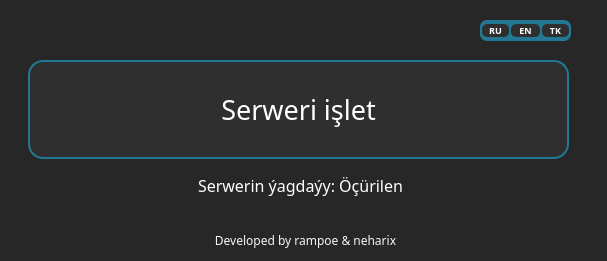
<?xml version="1.0" encoding="UTF-8"?>
<ui version="4.0">
 <class>djrun_window</class>
 <widget class="QMainWindow" name="djrun_window">
  <property name="windowModality">
   <enum>Qt::NonModal</enum>
  </property>
  <property name="geometry">
   <rect>
    <x>0</x>
    <y>0</y>
    <width>607</width>
    <height>261</height>
   </rect>
  </property>
  <property name="sizePolicy">
   <sizepolicy hsizetype="Fixed" vsizetype="Fixed">
    <horstretch>0</horstretch>
    <verstretch>0</verstretch>
   </sizepolicy>
  </property>
  <property name="font">
   <font>
    <family>OCR-A BT</family>
   </font>
  </property>
  <property name="cursor">
   <cursorShape>ArrowCursor</cursorShape>
  </property>
  <property name="mouseTracking">
   <bool>false</bool>
  </property>
  <property name="tabletTracking">
   <bool>false</bool>
  </property>
  <property name="acceptDrops">
   <bool>false</bool>
  </property>
  <property name="windowTitle">
   <string>djrun</string>
  </property>
  <property name="windowIcon">
   <iconset>
    <normaloff>icon.ico</normaloff>icon.ico</iconset>
  </property>
  <property name="styleSheet">
   <string notr="true">background-color: #272727;</string>
  </property>
  <property name="tabShape">
   <enum>QTabWidget::Rounded</enum>
  </property>
  <widget class="QWidget" name="djrun_widget">
   <widget class="QWidget" name="verticalLayoutWidget">
    <property name="geometry">
     <rect>
      <x>20</x>
      <y>60</y>
      <width>561</width>
      <height>101</height>
     </rect>
    </property>
    <layout class="QVBoxLayout" name="runserver_btn_layout">
     <property name="spacing">
      <number>7</number>
     </property>
     <property name="sizeConstraint">
      <enum>QLayout::SetDefaultConstraint</enum>
     </property>
    </layout>
   </widget>
   <widget class="QLabel" name="sign">
    <property name="geometry">
     <rect>
      <x>130</x>
      <y>230</y>
      <width>351</width>
      <height>20</height>
     </rect>
    </property>
    <property name="font">
     <font>
      <family>OCR A Extended</family>
     </font>
    </property>
    <property name="layoutDirection">
     <enum>Qt::LeftToRight</enum>
    </property>
    <property name="styleSheet">
     <string notr="true">color: whitesmoke;</string>
    </property>
    <property name="text">
     <string>Developed by rampoe &amp; neharix</string>
    </property>
    <property name="alignment">
     <set>Qt::AlignCenter</set>
    </property>
   </widget>
   <widget class="QLabel" name="label">
    <property name="geometry">
     <rect>
      <x>80</x>
      <y>170</y>
      <width>441</width>
      <height>31</height>
     </rect>
    </property>
    <property name="font">
     <font>
      <family>Swis721 LtEx BT</family>
      <pointsize>12</pointsize>
     </font>
    </property>
    <property name="styleSheet">
     <string notr="true">color: white;</string>
    </property>
    <property name="text">
     <string>Serwerin ýagdaýy: Öçürilen</string>
    </property>
    <property name="alignment">
     <set>Qt::AlignCenter</set>
    </property>
   </widget>
   <widget class="QFrame" name="lang_btns_layout">
    <property name="geometry">
     <rect>
      <x>480</x>
      <y>20</y>
      <width>91</width>
      <height>21</height>
     </rect>
    </property>
    <property name="styleSheet">
     <string notr="true">background-color: #237895;
border-radius: 7px;</string>
    </property>
    <layout class="QHBoxLayout" name="horizontalLayout">
     <property name="spacing">
      <number>2</number>
     </property>
     <property name="leftMargin">
      <number>0</number>
     </property>
     <property name="topMargin">
      <number>0</number>
     </property>
     <property name="rightMargin">
      <number>0</number>
     </property>
     <property name="bottomMargin">
      <number>0</number>
     </property>
     <item>
      <widget class="QPushButton" name="ru_lang_btn">
       <property name="font">
        <font>
         <family>Segoe UI Variable Display Semib</family>
         <pointsize>7</pointsize>
         <weight>75</weight>
         <bold>true</bold>
        </font>
       </property>
       <property name="styleSheet">
        <string notr="true">QPushButton{
	background-color: #2f2f2f;
	color: white;
	border-radius: 5px;
	margin-left: 2px;
}
QPushButton:hover{
	background-color: #5f5f5f;
}</string>
       </property>
       <property name="text">
        <string>RU</string>
       </property>
      </widget>
     </item>
     <item>
      <widget class="QPushButton" name="en_lang_btn">
       <property name="font">
        <font>
         <family>Segoe UI Variable Display Semib</family>
         <pointsize>7</pointsize>
         <weight>75</weight>
         <bold>true</bold>
        </font>
       </property>
       <property name="styleSheet">
        <string notr="true">QPushButton{
	background-color: #2f2f2f;
	color: white;
	border-radius: 5px;
}
QPushButton:hover{
	background-color: #5f5f5f;
}</string>
       </property>
       <property name="text">
        <string>EN</string>
       </property>
      </widget>
     </item>
     <item>
      <widget class="QPushButton" name="tk_lang_btn">
       <property name="font">
        <font>
         <family>Segoe UI Variable Display Semib</family>
         <pointsize>7</pointsize>
         <weight>75</weight>
         <bold>true</bold>
        </font>
       </property>
       <property name="styleSheet">
        <string notr="true">QPushButton{
	background-color: #2f2f2f;
	color: white;
	border-radius: 5px;
	margin-right: 2px;
}
QPushButton:hover{
	background-color: #5f5f5f;
}</string>
       </property>
       <property name="text">
        <string>TK</string>
       </property>
      </widget>
     </item>
    </layout>
   </widget>
   <widget class="QPushButton" name="runserver_btn">
    <property name="geometry">
     <rect>
      <x>28</x>
      <y>60</y>
      <width>541</width>
      <height>99</height>
     </rect>
    </property>
    <property name="sizePolicy">
     <sizepolicy hsizetype="Minimum" vsizetype="Minimum">
      <horstretch>0</horstretch>
      <verstretch>0</verstretch>
     </sizepolicy>
    </property>
    <property name="font">
     <font>
      <family>Swis721 LtEx BT</family>
      <pointsize>20</pointsize>
      <weight>50</weight>
      <bold>false</bold>
     </font>
    </property>
    <property name="contextMenuPolicy">
     <enum>Qt::DefaultContextMenu</enum>
    </property>
    <property name="styleSheet">
     <string notr="true">QPushButton{
	background-color: #2f2f2f;
	color: white;
	border: 2px solid #237895;
	border-radius: 15px;
}
QPushButton:hover{
	background-color: #5f5f5f;
}</string>
    </property>
    <property name="text">
     <string>Serweri işlet</string>
    </property>
   </widget>
  </widget>
 </widget>
 <resources/>
 <connections/>
</ui>
